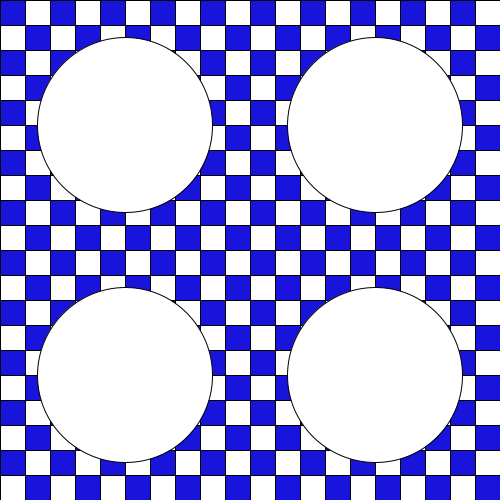
Frame 1 (no input)
Frame 60 (the mouse pressed at the canvas centre just before this capture): identical to frame 1, image omitted
Frame 120 (the mouse held since frame 60 and released just before this capture): identical to frame 1, image omitted

The Processing sketch that drew this single still picture (run headless with seeded random() and noise(); from frame 60 on, the mouse is pressed at the canvas centre):

// Processing sketch: processing_39901
// ── processing_39901.pde

int s=60;
int d=15;
color sandwich = color(216, 187, 114);
color grapes = color(91, 240, 51);
color bologna = color(234, 159, 144);
color water = color(162,235,247);
 
 
void setup() {
  size (500, 500);
  background(255);
  makechecker();
  makeplates();
}
 
 
void draw() {
  strokeWeight(2);
if (mouseX > 250) {
  frameRate(10);
  makeants(int(random(250,500)),int(random(0,500)));
}
  //if (mousePressed) {
  // makewater(mouseX, mouseY);
}
 
 
void keyPressed() {
strokeWeight(2);
  if (key == ' ') {
    background(255);
    makechecker();
    makeplates();
  }
  if (key == 'w') {
   /* if (mouseX<200 && mouseX>50 &&mouseY<200 && mouseY>50) {
      makewater(mouseX+ random(-100, 100), mouseY);
      */
      makewater(mouseX,mouseY);
     
  }
  if (key == 'g') {
    grapes = color(91, 240, 51);
    makegrapes(mouseX, mouseY);
  }
  if (key == 's') {
    sandwich = color(216, 187, 114);
    makesandwich(mouseX-35, mouseY-35);
  }
  if (key == 'c') {
    makecheese(mouseX-30, mouseY-30);
  }
  if (key == 'b') {
    bologna = color(234, 159, 144);
    makebologna(mouseX, mouseY);
  }
  if (key == 'a') {
    water = color(162,235,247);
    makeglass(mouseX, mouseY);
  }
  if (key == 't') {
    fill (28, 26, 23);
    sandwich = color(28, 26, 23);
    makesandwich(mouseX, mouseY);
  }
  if (key == 'r') {
    bologna = color(15, 252, 0);
    makebologna(mouseX, mouseY);
  }
  if (key == 'p') {
    grapes = color(116, 20, 124);
    makegrapes(mouseX, mouseY);
  }
  if (key == 'm') {
    makemuffin(mouseX, mouseY);
  }
  if (key == 'h') {
    makecupcake(mouseX, mouseY);
  }
  if (key == 'q') {
    makeants(mouseX, mouseY);
  }
  if (key == 'l') {
    water = color(245,239,67);
    makeglass(mouseX,mouseY);
  }
  if (key == 'd') {
    water = color(134,91,27);
    makeglass(mouseX,mouseY);
  }
  if (key == 'y') {
    makepopsicle(mouseX,mouseY);
  }
}
 
void makewater(float x, float y) {
 
  smooth();
  fill (48, 80, 44);
  arc (x, y, s, s, 0, PI);
  fill (237, 105, 121);
  arc (x, y, s/1.18, s/1.18, 0, PI);
}
 
void makegrapes (int h, int g) {
  stroke(0);
  fill (grapes);
  line(h, g, h, g-10);
  ellipse (h, g, d, d);
  ellipse (h-16, g, d, d);
  ellipse (h+16, g, d, d);
  ellipse (h-9, g+15, d, d);
  ellipse (h+9, g+15, d, d);
  ellipse (h, g+30, d, d);
}
 
void makesandwich (int x, int y) {
 noStroke();
  fill (sandwich);
  ellipse(x, y, 50, 50);
  ellipse(x+43, y, 50, 50);
  rect (x-15, y, 75, 70);
}
 
void makecheese (int x, int y) {
  stroke(0);
  fill (245, 142, 7);
  rect (x, y, 60, 60);
}
 
void makebologna (int x, int y) {
  stroke(0);
  fill (bologna);
  ellipse (x, y, 70, 70);
}
 
void makeglass (int x, int y) {
  stroke(0);
  fill(255);
quad (x,y,x+10,y+75,x+45,y+75,x+55,y);
fill (water);
quad (x+5,y+37.5,x+10,y+75,x+45,y+75,x+50,y+37.5);
stroke(255,8,24);
line(x+15,y+65,x-2,y-8);
line(x-2,y-8,x-15,y+1);
 
}
 
void makechecker() {
  int i = 0;
  for (int x=0; x<=500; x = x+25) {
    for (int y=0; y<=500; y = y+25) {
      if (i % 2 == 0) {
        fill (25, 20, 219);
      }
      else {
        fill (255);
      }
 
      rect (x, y, 25, 25);
      i = i+1;
    }
  }
}
 
void makemuffin (int x, int y) {
  stroke(0);
  fill (198, 143, 60);
  arc (x, y, 50, 50, PI, PI*2);
  fill(115, 224, 218);
  quad (x-20, y, x-17, y+20, x+17, y+20, x+20, y);
  line (x+16, y+2, x+13, y+18);
  line (x+12, y+2, x+9, y+18);
  line (x-16, y+2, x-13, y+18);
  line (x-12, y+2, x-9, y+18);
}
 
void makecupcake (int x, int y) {
  stroke(0);
  fill (248, 250, 204);
  arc (x, y, 50, 50, PI, PI*2);
  fill(115, 224, 218);
  quad (x-20, y, x-17, y+20, x+17, y+20, x+20, y);
  line (x+16, y+2, x+13, y+18);
  line (x+12, y+2, x+9, y+18);
  line (x-16, y+2, x-13, y+18);
  line (x-12, y+2, x-9, y+18);
  stroke (225, 99, 240);
  line (x-5, y-5, x-1, y-1);
  line (x+7, y-7, x+10, y-10);
  line (x, y-11, x+4, y-15);
  line (x+20, y-3, x+17, y-9);
  line (x-18, y-10, x-15, y-7);
  line (x-14, y-17, x-12, y-14);
  line (x-11, y-8, x-10, y-12);
}
 
void makepopsicle (int x, int y) {
  stroke(0); 
  fill(240,153,22);
  rect(x,y,30,70);
  stroke(118,90,47);
  line (x+15,y+70,x+15,y+100);
  
}
void makeants (int x, int y) {
  stroke(0);
  fill (183, 24, 24);
  ellipse(x, y, 10, 10); //1st right leg
  ellipse(x-7, y+7, 10, 10); //
  ellipse(x-14, y+14, 11, 11);
  line(x, y+5, x+9, y+9);
  line(x-3, y+5, x-9, y-9);
  line(x-3, y+11, x+7, y+14);
  line(x-11, y+5, x-16, y-2);
  line(x-8, y+15, x-3, y+23);
  line(x-14,y+9,x-22,y+6); //3rd left leg
  fill(0);
  ellipse(x+2, y+2, 1, 1);
  ellipse(x-2, y-2, 1, 1);
}
 
void makeplates() {
  for (int i=125; i <500; i = i+250) {
    for (int j=125; j <500; j = j+250) {
      smooth();
      fill (255);
      ellipse (i, j, 175, 175);
    }
  }
}

                
                
